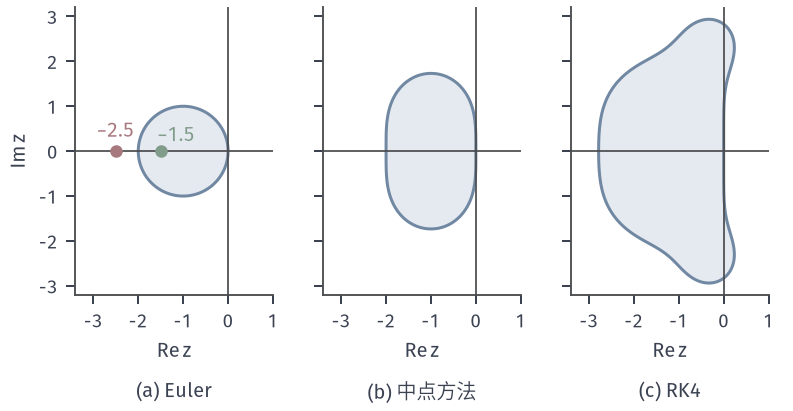

Reproduce this figure in Python.
from pathlib import Path
import sys
sys.path.insert(0, str(Path(__file__).resolve().parents[1]/"odenum-common"))
from odenum_common import *

# Target: absolute stability regions of Euler, midpoint and RK4 (|R(z)|<=1).
Rs = [lambda z: 1+z, lambda z: 1+z+z**2/2, lambda z: 1+z+z**2/2+z**3/6+z**4/24]
caps = ['(a) Euler', '(b) 中点方法', '(c) RK4']
X, Y = np.meshgrid(np.linspace(-3.4, 1, 900), np.linspace(-3.2, 3.2, 1100))
Z = X+1j*Y
fig, ax = figure(width_mm=112, height_mm=58, ncols=3, sharey=True)
for a, R, c in zip(ax, Rs, caps):
    v = np.abs(R(Z))
    a.contourf(X, Y, v, levels=[0, 1], colors=[BLUE_FILL])
    a.contour(X, Y, v, levels=[1], colors=[BLUE], linewidths=1.2)
    a.axhline(0, color=STROKE, lw=.7); a.axvline(0, color=STROKE, lw=.7)
    a.set_xlim(-3.4, 1); a.set_ylim(-3.2, 3.2); a.set_aspect('equal')
    a.set_xlabel(r'$\mathrm{Re}\,z$'); a.set_xticks([-3, -2, -1, 0, 1])
    panel(a, c, -.3)
ax[0].set_ylabel(r'$\mathrm{Im}\,z$')
ax[0].plot([-2.5], [0], 'o', color=RED, ms=4, zorder=5); ax[0].plot([-1.5], [0], 'o', color=GREEN, ms=4, zorder=5)
ax[0].text(-2.5, .3, r'$-2.5$', color=RED, ha='center'); ax[0].text(-1.15, .22, r'$-1.5$', color=GREEN, ha='center')
save(fig, Path(__file__).resolve().parent, 'figure', {'R': ['1+z', '1+z+z^2/2', 'degree 4 Taylor']})
